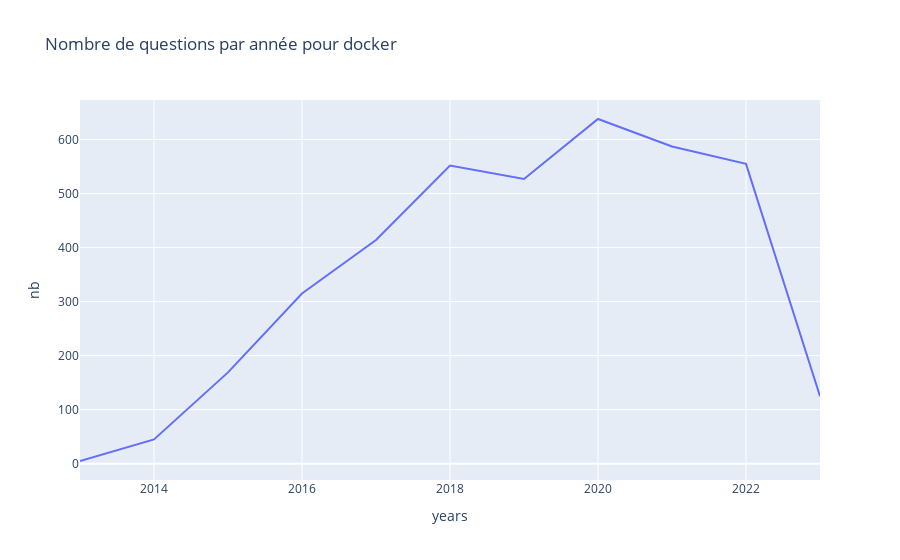

Notebook code for this chart:
### Code cell
TECHO = "docker"

questions_count_per_year = pd.read_sql("""
    select count(q.id) as nb, extract(year from asked_at) as years from question q
    join question_category qc on qc.question_id = q.id
    join category c on c.id = qc.category_id
    where c.name = '""" + TECHO + """' 
    group by years
    order by years
""", client)

fig = px.line(questions_count_per_year, x='years', y='nb', title="Nombre de questions par année pour " + TECHO)
fig.show()

### Figure 1 — Plotly figure (JSON) as saved in the notebook; plotly's stock layout.template omitted (floating-point values rounded to 4 significant figures)
{"data": [{"hovertemplate": "years=%{x}<br>nb=%{y}<extra></extra>", "legendgroup": "", "line": {"color": "#636efa", "dash": "solid"}, "marker": {"symbol": "circle"}, "mode": "lines", "name": "", "orientation": "v", "showlegend": false, "type": "scatter", "x": [2013, 2014, 2015, 2016, 2017, 2018, 2019, 2020, 2021, 2022, 2023], "xaxis": "x", "y": [5, 45, 169, 315, 414, 552, 527, 638, 587, 555, 125], "yaxis": "y"}], "layout": {"legend": {"tracegroupgap": 0}, "title": {"text": "Nombre de questions par année pour docker"}, "xaxis": {"anchor": "y", "domain": [0, 1], "title": {"text": "years"}}, "yaxis": {"anchor": "x", "domain": [0, 1], "title": {"text": "nb"}}}}
